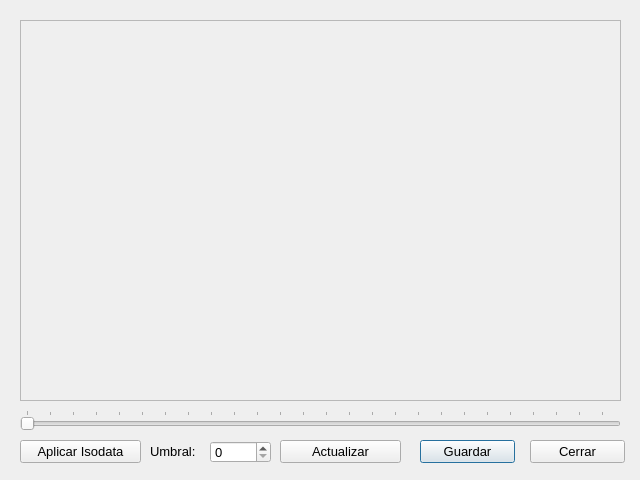
<?xml version="1.0" encoding="UTF-8"?>
<ui version="4.0">
 <class>binaryDialog</class>
 <widget class="QDialog" name="binaryDialog">
  <property name="windowModality">
   <enum>Qt::ApplicationModal</enum>
  </property>
  <property name="geometry">
   <rect>
    <x>0</x>
    <y>0</y>
    <width>640</width>
    <height>480</height>
   </rect>
  </property>
  <property name="minimumSize">
   <size>
    <width>640</width>
    <height>480</height>
   </size>
  </property>
  <property name="maximumSize">
   <size>
    <width>640</width>
    <height>480</height>
   </size>
  </property>
  <property name="windowTitle">
   <string>Binarizar Imagen</string>
  </property>
  <widget class="QScrollArea" name="binaryArea">
   <property name="geometry">
    <rect>
     <x>20</x>
     <y>20</y>
     <width>601</width>
     <height>381</height>
    </rect>
   </property>
   <property name="font">
    <font>
     <family>MS Shell Dlg 2</family>
    </font>
   </property>
   <property name="widgetResizable">
    <bool>true</bool>
   </property>
   <widget class="QWidget" name="binaryContents">
    <property name="geometry">
     <rect>
      <x>0</x>
      <y>0</y>
      <width>599</width>
      <height>379</height>
     </rect>
    </property>
    <widget class="QLabel" name="binaryLabel">
     <property name="geometry">
      <rect>
       <x>0</x>
       <y>0</y>
       <width>600</width>
       <height>380</height>
      </rect>
     </property>
     <property name="font">
      <font>
       <family>MS Shell Dlg 2</family>
      </font>
     </property>
     <property name="text">
      <string/>
     </property>
     <property name="scaledContents">
      <bool>false</bool>
     </property>
     <property name="alignment">
      <set>Qt::AlignCenter</set>
     </property>
    </widget>
   </widget>
  </widget>
  <widget class="QSlider" name="thresholdSlider">
   <property name="geometry">
    <rect>
     <x>20</x>
     <y>410</y>
     <width>601</width>
     <height>20</height>
    </rect>
   </property>
   <property name="font">
    <font>
     <family>MS Shell Dlg 2</family>
    </font>
   </property>
   <property name="maximum">
    <number>255</number>
   </property>
   <property name="sliderPosition">
    <number>0</number>
   </property>
   <property name="orientation">
    <enum>Qt::Horizontal</enum>
   </property>
   <property name="tickPosition">
    <enum>QSlider::TicksAbove</enum>
   </property>
   <property name="tickInterval">
    <number>10</number>
   </property>
  </widget>
  <widget class="QPushButton" name="saveButton">
   <property name="geometry">
    <rect>
     <x>420</x>
     <y>440</y>
     <width>95</width>
     <height>23</height>
    </rect>
   </property>
   <property name="font">
    <font>
     <family>MS Shell Dlg 2</family>
     <pointsize>10</pointsize>
    </font>
   </property>
   <property name="text">
    <string>Guardar</string>
   </property>
  </widget>
  <widget class="QPushButton" name="closeButton">
   <property name="geometry">
    <rect>
     <x>530</x>
     <y>440</y>
     <width>95</width>
     <height>23</height>
    </rect>
   </property>
   <property name="font">
    <font>
     <family>MS Shell Dlg 2</family>
     <pointsize>10</pointsize>
    </font>
   </property>
   <property name="text">
    <string>Cerrar</string>
   </property>
  </widget>
  <widget class="QLabel" name="thresholdLabel">
   <property name="geometry">
    <rect>
     <x>150</x>
     <y>443</y>
     <width>51</width>
     <height>16</height>
    </rect>
   </property>
   <property name="font">
    <font>
     <pointsize>10</pointsize>
    </font>
   </property>
   <property name="text">
    <string>Umbral:</string>
   </property>
  </widget>
  <widget class="QSpinBox" name="thresholdBox">
   <property name="geometry">
    <rect>
     <x>210</x>
     <y>441</y>
     <width>61</width>
     <height>22</height>
    </rect>
   </property>
   <property name="font">
    <font>
     <pointsize>10</pointsize>
    </font>
   </property>
   <property name="frame">
    <bool>true</bool>
   </property>
   <property name="suffix">
    <string/>
   </property>
   <property name="maximum">
    <number>255</number>
   </property>
   <property name="singleStep">
    <number>1</number>
   </property>
  </widget>
  <widget class="QPushButton" name="resetButton">
   <property name="geometry">
    <rect>
     <x>20</x>
     <y>440</y>
     <width>121</width>
     <height>23</height>
    </rect>
   </property>
   <property name="font">
    <font>
     <family>MS Shell Dlg 2</family>
     <pointsize>10</pointsize>
    </font>
   </property>
   <property name="text">
    <string>Aplicar Isodata</string>
   </property>
  </widget>
  <widget class="QPushButton" name="updateButton">
   <property name="geometry">
    <rect>
     <x>280</x>
     <y>440</y>
     <width>121</width>
     <height>23</height>
    </rect>
   </property>
   <property name="font">
    <font>
     <family>MS Shell Dlg 2</family>
     <pointsize>10</pointsize>
    </font>
   </property>
   <property name="text">
    <string>Actualizar</string>
   </property>
  </widget>
 </widget>
 <resources/>
 <connections/>
</ui>
